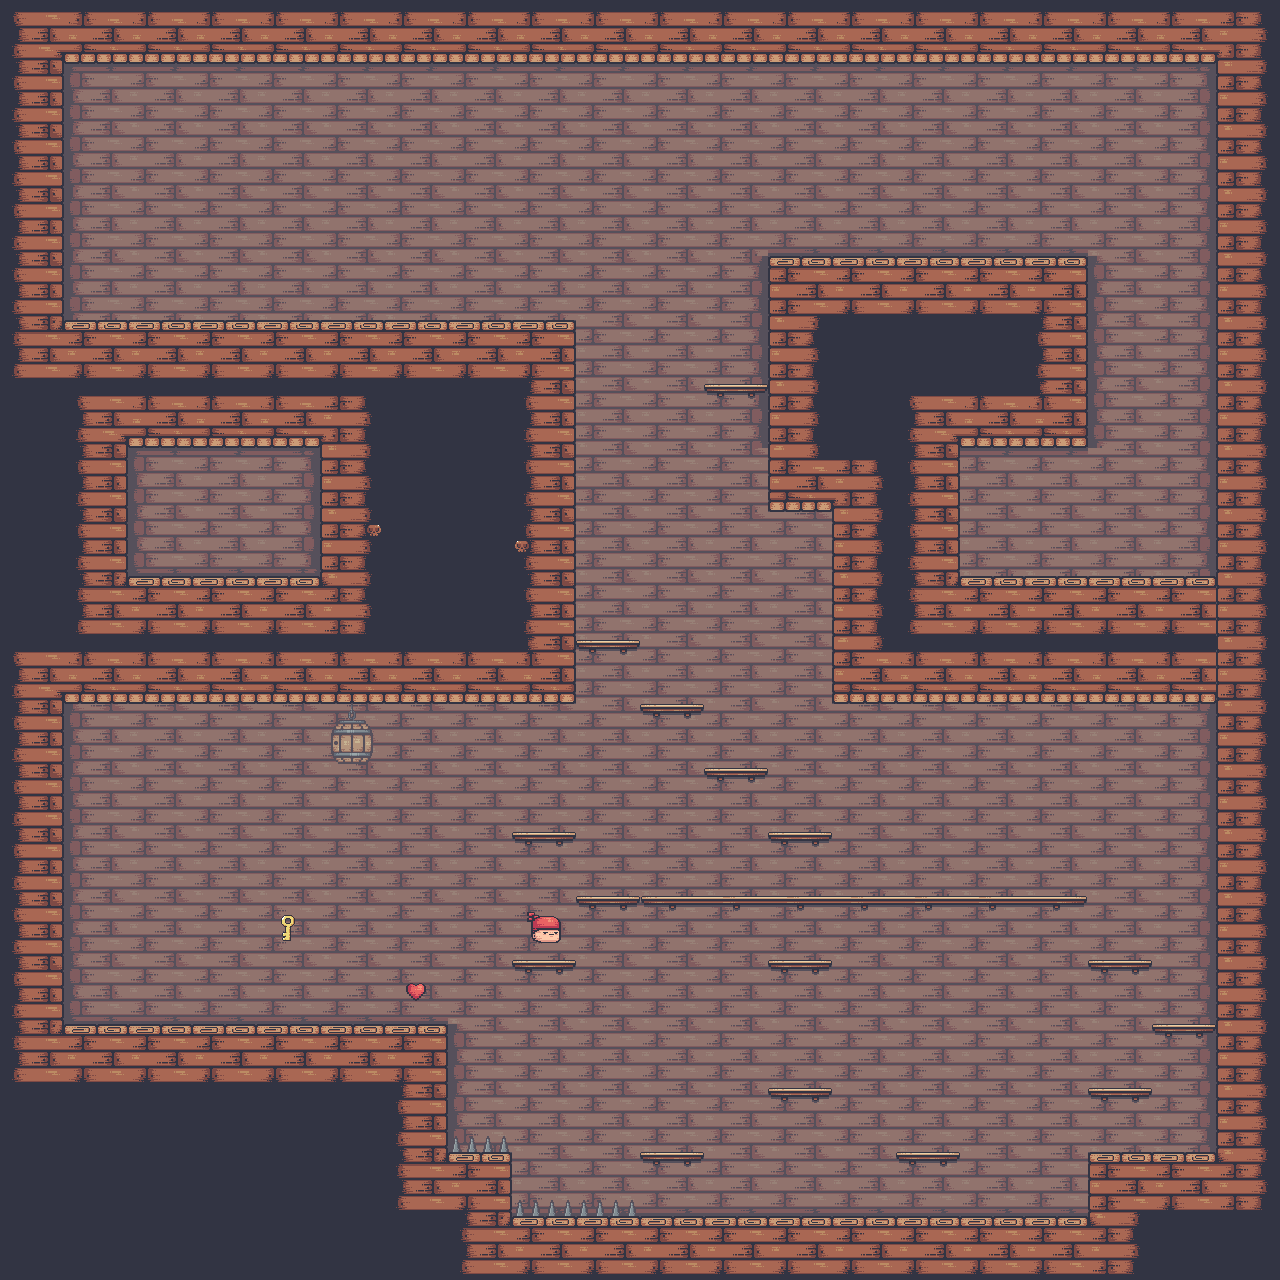

Rendered tile map (Tiled .tmx) drawn with the repository's tilesets; below, a short description and the map source with its tile grids summarised:
An orthogonal 20x20 tile map with 64x64 px tiles, 5 tile layers (hidden_passage, ground, platforms, traps, ...), 10 tilesets and 14 objects (door_in, door_out).

<map version="1.9" tiledversion="1.9.2" orientation="orthogonal" renderorder="right-down" width="20" height="20" tilewidth="64" tileheight="64" infinite="0" nextlayerid="40" nextobjectid="196">
 <editorsettings>
  <export target="demo_level.json" format="json" />
 </editorsettings>
 <tileset firstgid="1" source="tiled/tileset.tsx" />
 <tileset firstgid="49" name="bald_pirate" tilewidth="63" tileheight="67" tilecount="1" columns="1">
  <image source="Objects/bald_pirate.png" width="63" height="67" />
  <tile id="0" class="BaldPirate">
   <properties>
    <property name="className" value="BaldPirate" />
    <property name="texture" value="bald_pirate" />
   </properties>
  </tile>
 </tileset>
 <tileset firstgid="50" name="big_guy" tilewidth="77" tileheight="74" tilecount="1" columns="1">
  <image source="Objects/big_guy.png" width="77" height="74" />
  <tile id="0" class="BigGuy">
   <properties>
    <property name="className" value="BigGuy" />
    <property name="texture" value="big_guy" />
   </properties>
  </tile>
 </tileset>
 <tileset firstgid="51" name="canon" tilewidth="62" tileheight="46" tilecount="1" columns="1">
  <image source="Objects/canon.png" width="62" height="46" />
  <tile id="0" class="Canon">
   <properties>
    <property name="className" value="Canon" />
    <property name="texture" value="canon" />
   </properties>
  </tile>
 </tileset>
 <tileset firstgid="52" name="capitan" class="Capitan" tilewidth="80" tileheight="72" tilecount="1" columns="1">
  <image source="Objects/capitan.png" width="80" height="72" />
  <tile id="0" class="Capitan">
   <properties>
    <property name="className" value="Capitan" />
    <property name="texture" value="capitan" />
   </properties>
  </tile>
 </tileset>
 <tileset firstgid="53" name="cucumber" tilewidth="64" tileheight="68" tilecount="1" columns="1">
  <image source="Objects/cucumber.png" width="64" height="68" />
  <tile id="0" class="Cucumber">
   <properties>
    <property name="className" value="Cucumber" />
    <property name="texture" value="cucumber" />
   </properties>
  </tile>
 </tileset>
 <tileset firstgid="54" name="door" tilewidth="78" tileheight="96" tilecount="1" columns="1">
  <image source="../src/tiled/Objects/door.png" width="78" height="96" />
 </tileset>
 <tileset firstgid="55" source="life.tsx" />
 <tileset firstgid="56" source="key.tsx" />
 <tileset firstgid="57" source="tiled/one_up.tsx" />
 <layer id="35" name="hidden_passage" width="20" height="20">
  <data>[400 cells, 5 non-empty, 4 distinct tile ids]</data>
 </layer>
 <layer id="1" name="ground" width="20" height="20">
  <data>[400 cells, 396 non-empty, 22 distinct tile ids]</data>
 </layer>
 <layer id="3" name="platforms" width="20" height="20">
  <data>[400 cells, 22 non-empty, 4 distinct tile ids]</data>
 </layer>
 <layer id="37" name="traps" width="20" height="20">
  <data>[400 cells, 4 non-empty, 2 distinct tile ids]</data>
 </layer>
 <layer id="39" name="collectibles" width="20" height="20">
  <data>[400 cells, 3 non-empty, 3 distinct tile ids]</data>
 </layer>
 <objectgroup id="6" name="doors">
  <object id="7" name="door_in" gid="54" x="128" y="1024" width="78" height="96">
   <properties>
    <property name="id" value="-1" />
   </properties>
  </object>
  <object id="120" name="door_out" gid="54" x="320" y="1024" width="78" height="96">
   <properties>
    <property name="id" value="1" />
   </properties>
  </object>
 </objectgroup>
 <objectgroup id="29" name="lives">
  <object id="140" gid="55" x="664" y="880" width="20" height="18" />
 </objectgroup>
 <objectgroup id="36" name="continue">
  <object id="188" gid="57" x="192" y="576" width="64" height="64" />
 </objectgroup>
 <objectgroup id="26" name="enemies">
  <object id="157" gid="2147483699" x="511.667" y="834" width="62" height="46" />
  <object id="163" gid="51" x="1023.67" y="255" width="62" height="46" />
  <object id="164" gid="53" x="845" y="253" width="64" height="68" />
  <object id="165" gid="50" x="440" y="319" width="77" height="74" />
  <object id="168" gid="52" x="1152" y="1152" width="80" height="72" />
  <object id="170" gid="50" x="850" y="895" width="77" height="74" />
  <object id="176" gid="49" x="960" y="1216" width="63" height="67" />
 </objectgroup>
 <objectgroup id="31" name="keys">
  <object id="161" gid="56" x="601.333" y="881.333" width="24" height="24" />
 </objectgroup>
 <objectgroup id="30" name="moving_platforms">
  <object id="189" gid="30" x="128" y="832" width="64" height="64">
   <properties>
    <property name="axis" value="y" />
    <property name="distance" type="int" value="1" />
   </properties>
  </object>
 </objectgroup>
 <objectgroup id="34" name="fading_platforms">
  <object id="180" gid="30" x="256" y="1024" width="64" height="64" />
 </objectgroup>
</map>
